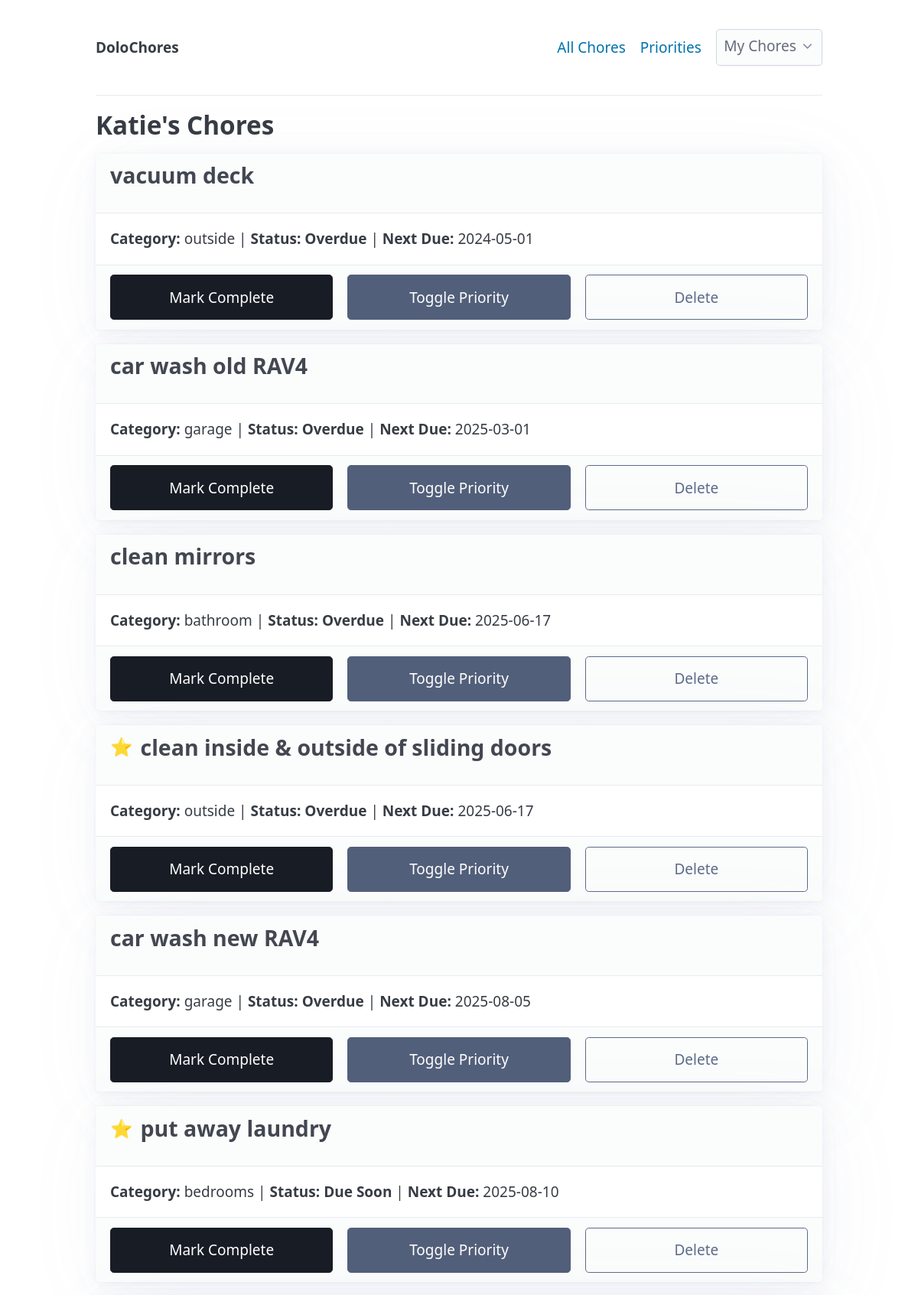
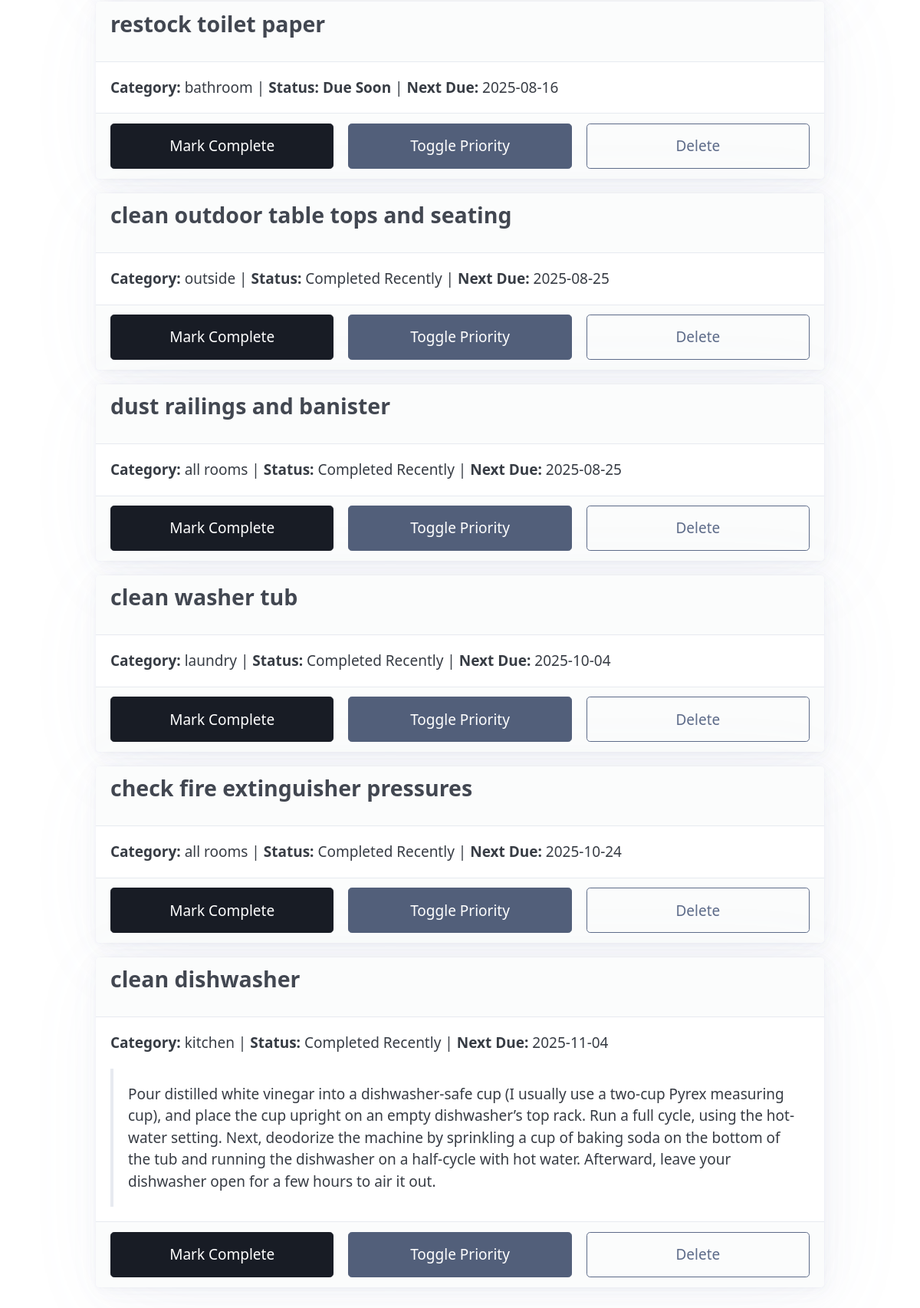
The page /my-chores/Katie on the database its author committed (2 pictures, top to bottom).
### app.py (models this page shows, shortened)
class Chore(db.Model):
    id = db.Column(db.Integer, primary_key=True)
    title = db.Column(db.String(120), nullable=False)
    user_id = db.Column(db.Integer, db.ForeignKey('user.id'), nullable=False)
    category = db.Column(db.String(50))
    frequency = db.Column(db.Integer, nullable=False)  # in days
    last_completed = db.Column(db.Date, default=date.today)
    is_priority = db.Column(db.Boolean, default=False)
    notes = db.Column(db.Text)
    previous_last_completed = db.Column(db.Date)
    @property
    def next_due(self):
        if self.last_completed and self.frequency:
            return self.last_completed + timedelta(days=self.frequency)
        return None
    @property
    def status(self):
        today = date.today()
        next_due_date = self.next_due
        if not next_due_date:
            return "N/A"
        if next_due_date < today:
            return "Overdue"
        if self.frequency > 30:
            if today <= next_due_date <= today + timedelta(days=30):
                return "Due Soon"
        else:
            if today <= next_due_date <= today + timedelta(days=14):
                return "Due Soon"
        return "Completed Recently"

### app.py (the view)
@app.route('/my-chores/<username>')
def my_chores(username):
    user = User.query.filter_by(name=username).first_or_404()
    chores = sorted(user.chores, key=lambda c: c.next_due)
    return render_template('my_chores.html', chores=chores, username=username, title=f"{username}'s Chores")

### templates/my_chores.html
{% extends "layout.html" %}
{% block content %}
<section>
    <h2>{{ title }}</h2>
    {% for chore in chores %}
    <article class="chore-card" data-chore-id="{{ chore.id }}">
        <header>
            <h3 class="chore-title {{ chore.status | lower | replace(' ', '-') }}">
                {% if chore.is_priority %}
                <span title="High Priority">⭐</span>
                {% endif %}
                {{ chore.title }}
            </h3>
        </header>
        <p>
            <strong>Category:</strong> {{ chore.category | default('N/A') }} |
            <strong>Status:</strong> <span class="status-{{ chore.status | lower | replace(' ', '-') }}">{{ chore.status }}</span> |
            <strong>Next Due:</strong> {{ chore.next_due.strftime('%Y-%m-%d') if chore.next_due else 'N/A' }}
        </p>
        {% if chore.notes %}
        <blockquote>{{ chore.notes }}</blockquote>
        {% endif %}
        <footer>
            <div class="grid">
                <button class="contrast complete-btn">Mark Complete</button>
                <button class="secondary priority-btn">Toggle Priority</button>
                <button class="secondary outline delete-btn">Delete</button>
            </div>
        </footer>
    </article>
    {% else %}
    <p>No chores found for {{ username }}.</p>
    {% endfor %}
</section>
{% endblock %}

### static/css/style.css (style rules this page uses)
.status-overdue { color: var(--pico-color-red-550); font-weight: bold; }
.status-due-soon { color: var(--pico-color-orange-550); font-weight: bold; }
.status-completed-recently { color: var(--pico-color-green-550); }
article { margin-bottom: var(--pico-spacing); }
article h3 { display: flex; align-items: center; }
article h3 span[title="High Priority"] { margin-right: 0.5rem; font-size: 1.25rem; }

### rows shown on the page
Chore: title "vacuum deck", category "outside", status "Overdue", next_due "2024-05-01"
Chore: title "car wash old RAV4", category "garage", status "Overdue", next_due "2025-03-01"
Chore: title "clean mirrors", category "bathroom", status "Overdue", next_due "2025-06-17"
Chore: title "clean inside & outside of sliding doors", category "outside", status "Overdue", next_due "2025-06-17"
Chore: title "car wash new RAV4", category "garage", status "Overdue", next_due "2025-08-05"
Chore: title "put away laundry", category "bedrooms", status "Due Soon", next_due "2025-08-10"
Chore: title "restock toilet paper", category "bathroom", status "Due Soon", next_due "2025-08-16"
Chore: title "clean outdoor table tops and seating", category "outside", status "Completed Recently", next_due "2025-08-25"
Chore: title "dust railings and banister", category "all rooms", status "Completed Recently", next_due "2025-08-25"
Chore: title "clean washer tub", category "laundry", status "Completed Recently", next_due "2025-10-04"
Chore: title "check fire extinguisher pressures", category "all rooms", status "Completed Recently", next_due "2025-10-24"
Chore: title "clean dishwasher", category "kitchen", status "Completed Recently", next_due "2025-11-04", notes "Pour distilled white vinegar into a dishwasher-safe cup (I usually use a two-cup Pyrex measuring cup), and place the cup upright on an empty dishwasher’s top rack. Run a full cycle, using the hot-water setting. Next, deodorize the machine by sprinkling a cup of baking soda on the bottom of the tub and running the dishwasher on a half-cycle with hot water. Afterward, leave your dishwasher open for a few hours to air it out."

### other values the page prints
{{ title }} "Katie's Chores"
